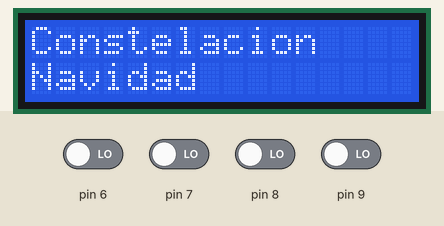
Bench run of a sketch on a simulated Arduino Uno, built with avr-gcc and run on an emulated ATmega328P. Parts: 16×2 character LCD. Inputs (shaded band) come from the test bench; at power-on: pin 6–9 LOW. The audio player accepts every command and is not drawn; what the sketch prints to the serial monitor is not drawn.

Above: at 1.7 s.
1.8 s: pin 7 driven HIGH
At 3.0 s:
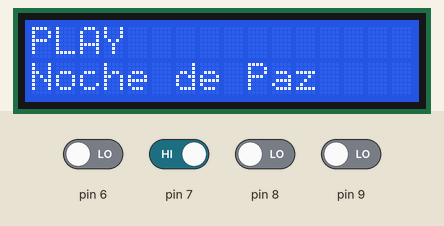
3.3 s: pin 8 driven HIGH
At 4.2 s:
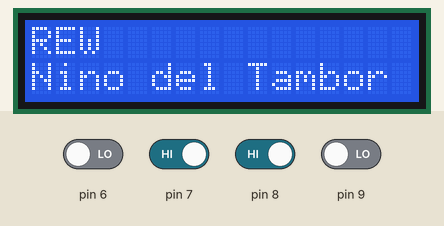
4.8 s: pin 6 driven HIGH
At 5.3 s:
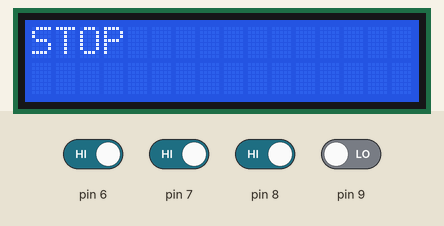
6.3 s: pin 9 driven HIGH
At 7.5 s:
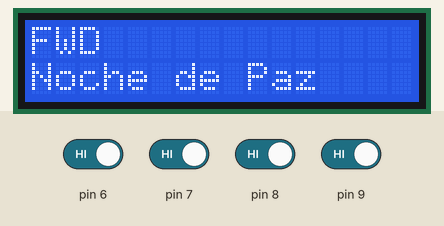
7.8 s: pin 9 driven LOW
At 8.8 s:
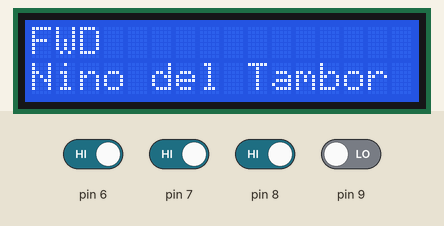
9.3 s: pin 7 driven LOW
At 10.0 s:
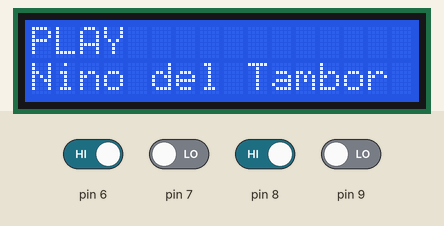
Timing chart, 0 to 11.8 s (numbered marks = the images above; inputs shaded):
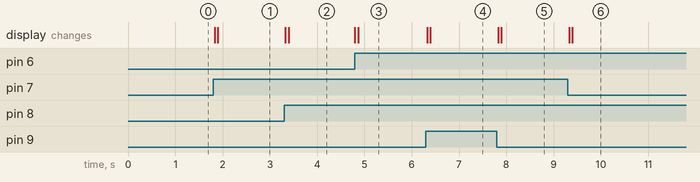

The sketch:

DFPlayer_Mini_Constelacion_botones_LCD.ino
```cpp
/*
   myDFPlayer.begin(DFPlayerSerial)
   myDFPlayer.volume(volume); 0-30
   myDFPlayer.play();
   myDFPlayer.play(5);  Reproduce el archivo 0005
   myDFPlayer.next();
   myDFPlayer.previous();
   myDFPlayer.pause();
   myDFPlayer.start();
   myDFPlayer.randomAll();
   myDFPlayer.enableLoop();
   myDFPlayer.disableLoop();
*/


#include <LiquidCrystal.h>
#include <SoftwareSerial.h>
#include "DFRobotDFPlayerMini.h"

const int rs = 13, en = 12, d4 = 5, d5 = 4, d6 = 3, d7 = 2;
LiquidCrystal lcd(rs, en, d4, d5, d6, d7);
int bot1, bot2, bot3, bot4;
int botAnt1 = 0;
int botAnt2 = 0;
int botAnt3 = 0;
int botAnt4 = 0;

int track = 0;
int noTracks = 2;
int trackMasUno = 1;
String nombres[] = {"Noche de Paz", "Nino del Tambor"};


SoftwareSerial DFPlayerSerial(10, 11);  //Rx, Tx
DFRobotDFPlayerMini myDFPlayer;

void setup() {
  for (int i = 6; i <= 9; i++) {
    pinMode(i, INPUT);
  }

  lcd.begin(16, 2);
  lcd.print("Constelacion");
  lcd.setCursor(0,1);
  lcd.print("Navidad");

  Serial.begin(9600);
  DFPlayerSerial.begin(9600);
  myDFPlayer.begin(DFPlayerSerial);
  myDFPlayer.volume(30);   //De 0 a 30
  myDFPlayer.reset();
}

void loop() {
  bot1 = digitalRead(6);
  bot2 = digitalRead(7);
  bot3 = digitalRead(8);
  bot4 = digitalRead(9);

  /*
    if ((bot1 != botAnt1) || (bot2 != botAnt2) || (bot3 != botAnt3) || (bot4 != botAnt4)) {
      Serial.println((String) "Boton1 = " + bot1 + " Boton2 = " + bot2 + " Boton3 = " + bot3 + " Boton4 = " + bot4);
    }
  */

  if (bot1 != botAnt1) {
    myDFPlayer.reset();
    lcd.clear();
    lcd.begin(16,2);
    lcd.print("STOP");
  }
  if (bot2 != botAnt2) {
    Serial.println((String) "track " + track + " tracMasUno " + trackMasUno);
    myDFPlayer.playMp3Folder(trackMasUno);
    lcd.clear();
    lcd.begin(16,2);
    lcd.print("PLAY");
    lcd.setCursor(0,1);
    lcd.print(nombres[track]);
  }
  if (bot3 != botAnt3) {
    track = abs(track - 1) % noTracks;
    trackMasUno = track + 1;
    Serial.println((String) "track " + track + " tracMasUno " + trackMasUno);
    myDFPlayer.playMp3Folder(trackMasUno);
    lcd.clear();
    lcd.begin(16,2);
    lcd.print("REW");
    lcd.setCursor(0,1);
    lcd.print(nombres[track]);
  }
  if (bot4 != botAnt4) {
    track = (track + 1) % noTracks;
    trackMasUno = track + 1;
    Serial.println((String) "track " + track + " tracMasUno " + trackMasUno);
    myDFPlayer.playMp3Folder(trackMasUno);
    lcd.clear();
    lcd.begin(16,2);
    lcd.print("FWD");
    lcd.setCursor(0,1);
    lcd.print(nombres[track]);
  }

  botAnt1 = bot1;
  botAnt2 = bot2;
  botAnt3 = bot3;
  botAnt4 = bot4;
}
```

Measured:
- after the input at 1.8 s, the display: first changes at once (image 1 shows a later state)
- after the input at 3.3 s, the display: first changes at once (image 2 shows a later state)
- after the input at 4.8 s, the display: first changes at once (image 3 shows a later state)
- after the input at 6.3 s, the display: first changes at once (image 4 shows a later state)
- after the input at 7.8 s, the display: first changes at once (image 5 shows a later state)
- after the input at 9.3 s, the display: first changes at once (image 6 shows a later state)
